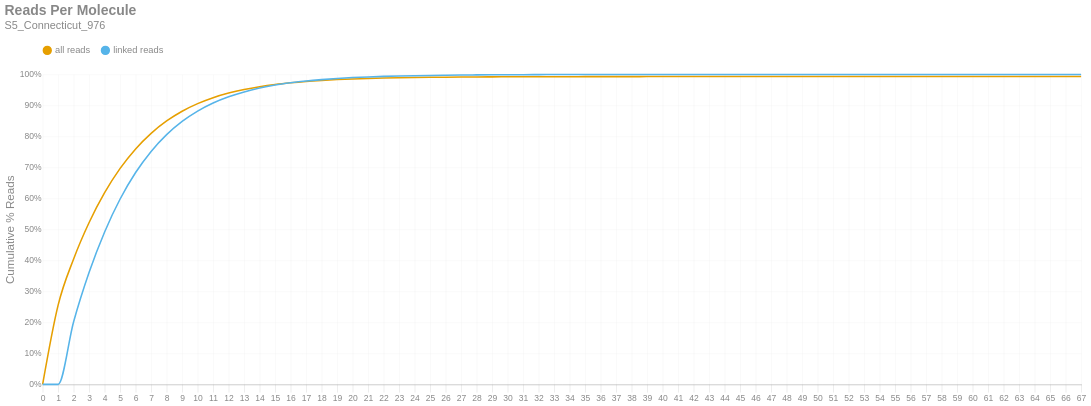

Notebook cell for this chart:
### Markdown cell above
### Reads per Molecule
This chart shows the cumulative distribution of the number of reads per linked molecule. That is, how many alignments are associated with a unique molecule. This excludes the number of reads associated with invalid or absent linked-read barcodes. The `linked` histogram is the percentages recalculated when disregarding singletons.

### Code cell
if SKIPLR:
    print_html(f"Skipped")
else:
    counts = np.bincount(valids['reads'].cast(pl.Int64).to_numpy())
    weighted = counts * np.arange(len(counts))
    all_perc = weighted / n_reads
    linked_perc = weighted / n_linked_reads
    linked_perc[1] = 0
    binned_df = pl.DataFrame({
        'readsper': list(range(len(counts))),
        'all reads (cumsum)': np.cumsum(all_perc).tolist(),
        'linked reads (cumsum)': np.cumsum(linked_perc).tolist(),
    })

    with SafeRender(binned_df):
        (
            density_plot(binned_df, 'Reads Per Molecule', samplename, 'readspmol')
            .encode(
                x=alt.X('readsper:O', title=None).axis(labelAngle=0).scale(padding=0),
                y=alt.Y('value:Q', title='Cumulative % Reads').axis(format='%').stack(False),
                color=alt.Color("key:N").scale(domain=["all reads", "linked reads"]),
                tooltip=[
                    alt.Tooltip("key:N", title="Data Type"),
                    alt.Tooltip("readsper:O", title="Reads Per Molecule"),
                    alt.Tooltip("value:Q", format=".2%", title="% Reads (Cum.)")
                ]            
            )
        ).display()

### Figure 1 — Vega-Lite specification as saved in the notebook (floating-point values rounded to 4 significant figures)
{"width": "container", "height": 400, "config": {"title": {"anchor": "start", "dy": -15, "fontSize": 18, "color": "#888888", "subtitleColor": "#888888", "subtitleFontSize": 14}, "arc": {"fill": "#0072B2"}, "axis": {"domainColor": "#888888", "domainWidth": 0.5, "gridWidth": 0.2, "grid": false, "titleFontWeight": 400, "titleFontSize": 15, "labelFontSize": 11, "labelColor": "#888888", "tickColor": "#888888", "tickWidth": 0.2, "titleColor": "#888888"}, "axisBand": {"grid": false}, "axisX": {"grid": true, "tickSize": 10, "domainCap": "round"}, "axisY": {"domain": false, "grid": true, "tickSize": 0, "domainCap": "round"}, "background": "transparent", "header": {"labelFontSize": 15, "labelColor": "#888888", "titleFontSize": 15, "titleFontWeight": 600, "titleColor": "#888888"}, "legend": {"labelFont": "sans-serif", "labelFontSize": 12, "labelColor": "#888888", "symbolSize": 100, "symbolType": "circle", "titleFontSize": 12, "titlePadding": 10, "titleColor": "#888888", "title": null, "orient": "top"}, "range": {"category": ["#E69F00", "#56B4E9", "#009E73", "#F0E442", "#0072B2", "#D55E00", "#CC79A7", "#000000"], "diverging": ["#cfe8f3", "#a2d4ec", "#73bfe2", "#46abdb", "#1696d2", "#12719e"]}, "area": {"fill": "#0072B2", "fillOpacity": 0.7, "line": true, "strokeOpacity": 0.7}, "line": {"color": "#0072B2", "stroke": "#0072B2", "strokeWidth": 2}, "trail": {"color": "#0072B2", "stroke": "#0072B2", "strokeWidth": 0, "size": 1}, "point": {"filled": true, "fillOpacity": 1.0, "size": 95}, "text": {"color": "#888888", "fontSize": 11, "align": "right", "fontWeight": 400, "size": 11}, "bar": {"fill": "#0072B2", "stroke": null}, "view": {"stroke": null, "continuousWidth": 660, "continuousHeight": 400}}, "data": {"name": "data-71db5c656a0b3c09dff3c0d0a0475e2e"}, "mark": {"type": "line", "interpolate": "monotone", "point": {"opacity": 0, "size": 275}}, "encoding": {"color": {"field": "key", "scale": {"domain": ["all reads", "linked reads"]}, "type": "nominal"}, "tooltip": [{"field": "key", "title": "Data Type", "type": "nominal"}, {"field": "readsper", "title": "Reads Per Molecule", "type": "ordinal"}, {"field": "value", "format": ".2%", "title": "% Reads (Cum.)", "type": "quantitative"}], "x": {"axis": {"labelAngle": 0}, "field": "readsper", "scale": {"padding": 0}, "title": null, "type": "ordinal"}, "y": {"axis": {"format": "%"}, "field": "value", "stack": false, "title": "Cumulative % Reads", "type": "quantitative"}}, "params": [{"name": "param_c36ac31b6afebe62", "select": {"type": "point", "fields": ["key"]}, "bind": "legend"}], "title": {"text": "Reads Per Molecule", "subtitle": "S5_Connecticut_976"}, "transform": [{"fold": ["all reads (cumsum)", "linked reads (cumsum)"]}, {"calculate": "replace(datum.key, ' (cumsum)', '')", "as": "key"}, {"filter": {"param": "param_c36ac31b6afebe62"}}], "usermeta": {"embedOptions": {"downloadFileName": "S5_Connecticut_976.readspmol"}}, "$schema": "https://vega.github.io/schema/vega-lite/v6.1.0.json", "datasets": {"data-71db5c656a0b3c09dff3c0d0a0475e2e": [{"readsper": 0, "all reads (cumsum)": 0.0, "linked reads (cumsum)": 0.0}, {"readsper": 1, "all reads (cumsum)": 0.2559, "linked reads (cumsum)": 0.0}, {"readsper": 2, "all reads (cumsum)": 0.4047, "linked reads (cumsum)": 0.2019}, {"readsper": 3, "all reads (cumsum)": 0.5224, "linked reads (cumsum)": 0.3615}, {"readsper": 4, "all reads (cumsum)": 0.6184, "linked reads (cumsum)": 0.4918}, {"readsper": 5, "all reads (cumsum)": 0.6967, "linked reads (cumsum)": 0.5981}, {"readsper": 6, "all reads (cumsum)": 0.7597, "linked reads (cumsum)": 0.6835}, {"readsper": 7, "all reads (cumsum)": 0.8099, "linked reads (cumsum)": 0.7516}, {"readsper": 8, "all reads (cumsum)": 0.8498, "linked reads (cumsum)": 0.8057}, {"readsper": 9, "all reads (cumsum)": 0.8812, "linked reads (cumsum)": 0.8483}, {"readsper": 10, "all reads (cumsum)": 0.9057, "linked reads (cumsum)": 0.8816}, {"readsper": 11, "all reads (cumsum)": 0.925, "linked reads (cumsum)": 0.9077}, {"readsper": 12, "all reads (cumsum)": 0.9397, "linked reads (cumsum)": 0.9277}, {"readsper": 13, "all reads (cumsum)": 0.9513, "linked reads (cumsum)": 0.9435}, {"readsper": 14, "all reads (cumsum)": 0.9604, "linked reads (cumsum)": 0.9558}, {"readsper": 15, "all reads (cumsum)": 0.9675, "linked reads (cumsum)": 0.9655}, {"readsper": 16, "all reads (cumsum)": 0.9729, "linked reads (cumsum)": 0.9728}, {"readsper": 17, "all reads (cumsum)": 0.9773, "linked reads (cumsum)": 0.9787}, {"readsper": 18, "all reads (cumsum)": 0.9806, "linked reads (cumsum)": 0.9832}, {"readsper": 19, "all reads (cumsum)": 0.9833, "linked reads (cumsum)": 0.9869}, {"readsper": 20, "all reads (cumsum)": 0.9855, "linked reads (cumsum)": 0.9898}, {"readsper": 21, "all reads (cumsum)": 0.987, "linked reads (cumsum)": 0.9919}, {"readsper": 22, "all reads (cumsum)": 0.9883, "linked reads (cumsum)": 0.9936}, {"readsper": 23, "all reads (cumsum)": 0.9892, "linked reads (cumsum)": 0.9949}, {"readsper": 24, "all reads (cumsum)": 0.99, "linked reads (cumsum)": 0.9959}, {"readsper": 25, "all reads (cumsum)": 0.9906, "linked reads (cumsum)": 0.9968}, {"readsper": 26, "all reads (cumsum)": 0.9911, "linked reads (cumsum)": 0.9974}, {"readsper": 27, "all reads (cumsum)": 0.9915, "linked reads (cumsum)": 0.998}, {"readsper": 28, "all reads (cumsum)": 0.9918, "linked reads (cumsum)": 0.9984}, {"readsper": 29, "all reads (cumsum)": 0.9921, "linked reads (cumsum)": 0.9987}, {"readsper": 30, "all reads (cumsum)": 0.9922, "linked reads (cumsum)": 0.9989}, {"readsper": 31, "all reads (cumsum)": 0.9924, "linked reads (cumsum)": 0.9991}, {"readsper": 32, "all reads (cumsum)": 0.9925, "linked reads (cumsum)": 0.9993}, {"readsper": 33, "all reads (cumsum)": 0.9926, "linked reads (cumsum)": 0.9994}, {"readsper": 34, "all reads (cumsum)": 0.9927, "linked reads (cumsum)": 0.9996}, {"readsper": 35, "all reads (cumsum)": 0.9927, "linked reads (cumsum)": 0.9997}, {"readsper": 36, "all reads (cumsum)": 0.9928, "linked reads (cumsum)": 0.9997}, {"readsper": 37, "all reads (cumsum)": 0.9928, "linked reads (cumsum)": 0.9998}, {"readsper": 38, "all reads (cumsum)": 0.9929, "linked reads (cumsum)": 0.9998}, {"readsper": 39, "all reads (cumsum)": 0.9929, "linked reads (cumsum)": 0.9999}, {"readsper": 40, "all reads (cumsum)": 0.9929, "linked reads (cumsum)": 0.9999}, {"readsper": 41, "all reads (cumsum)": 0.9929, "linked reads (cumsum)": 0.9999}, {"readsper": 42, "all reads (cumsum)": 0.9929, "linked reads (cumsum)": 0.9999}, {"readsper": 43, "all reads (cumsum)": 0.993, "linked reads (cumsum)": 0.9999}, {"readsper": 44, "all reads (cumsum)": 0.993, "linked reads (cumsum)": 0.9999}, {"readsper": 45, "all reads (cumsum)": 0.993, "linked reads (cumsum)": 1.0}, {"readsper": 46, "all reads (cumsum)": 0.993, "linked reads (cumsum)": 1.0}, {"readsper": 47, "all reads (cumsum)": 0.993, "linked reads (cumsum)": 1.0}, {"readsper": 48, "all reads (cumsum)": 0.993, "linked reads (cumsum)": 1.0}, {"readsper": 49, "all reads (cumsum)": 0.993, "linked reads (cumsum)": 1.0}, {"readsper": 50, "all reads (cumsum)": 0.993, "linked reads (cumsum)": 1.0}, {"readsper": 51, "all reads (cumsum)": 0.993, "linked reads (cumsum)": 1.0}, {"readsper": 52, "all reads (cumsum)": 0.993, "linked reads (cumsum)": 1.0}, {"readsper": 53, "all reads (cumsum)": 0.993, "linked reads (cumsum)": 1.0}, {"readsper": 54, "all reads (cumsum)": 0.993, "linked reads (cumsum)": 1.0}, {"readsper": 55, "all reads (cumsum)": 0.993, "linked reads (cumsum)": 1.0}, {"readsper": 56, "all reads (cumsum)": 0.993, "linked reads (cumsum)": 1.0}, {"readsper": 57, "all reads (cumsum)": 0.993, "linked reads (cumsum)": 1.0}, {"readsper": 58, "all reads (cumsum)": 0.993, "linked reads (cumsum)": 1.0}, {"readsper": 59, "all reads (cumsum)": 0.993, "linked reads (cumsum)": 1.0}, {"readsper": 60, "all reads (cumsum)": 0.993, "linked reads (cumsum)": 1.0}, {"readsper": 61, "all reads (cumsum)": 0.993, "linked reads (cumsum)": 1.0}, {"readsper": 62, "all reads (cumsum)": 0.993, "linked reads (cumsum)": 1.0}, {"readsper": 63, "all reads (cumsum)": 0.993, "linked reads (cumsum)": 1.0}, {"readsper": 64, "all reads (cumsum)": 0.993, "linked reads (cumsum)": 1.0}, {"readsper": 65, "all reads (cumsum)": 0.993, "linked reads (cumsum)": 1.0}, {"readsper": 66, "all reads (cumsum)": 0.993, "linked reads (cumsum)": 1.0}, {"readsper": 67, "all reads (cumsum)": 0.993, "linked reads (cumsum)": 1.0}]}}
